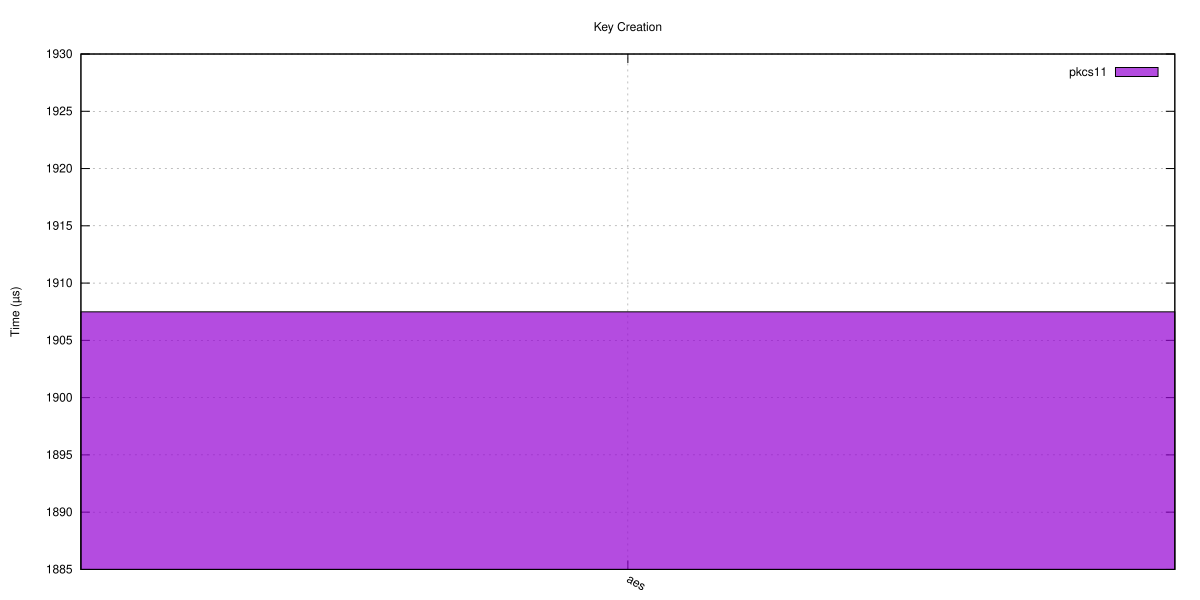

Write the gnuplot code that produced this figure.
set terminal svg size 1200,600 enhanced font 'Helvetica,12'
set output 'key_creation.svg'
set title 'Key Creation'
set grid
set ylabel 'Time (µs)'
set style data boxes
set style fill solid 0.7 border -1
set boxwidth 0.800
set grid ytics
set key top right
set xtics rotate by -30
set xtics ("aes" 0)
plot 'key_creation.dat' using ($1+0.000):2 with boxes lw 1 title 'pkcs11'
